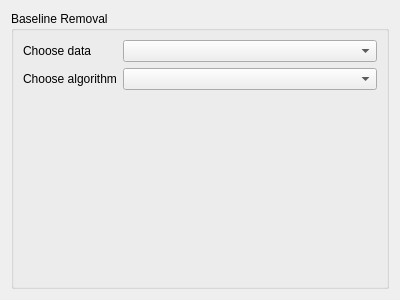
<?xml version="1.0" encoding="UTF-8"?>
<ui version="4.0">
 <class>Form</class>
 <widget class="QWidget" name="Form">
  <property name="geometry">
   <rect>
    <x>0</x>
    <y>0</y>
    <width>400</width>
    <height>300</height>
   </rect>
  </property>
  <property name="windowTitle">
   <string>Form</string>
  </property>
  <layout class="QVBoxLayout" name="verticalLayout">
   <item>
    <widget class="QGroupBox" name="formGroupBox">
     <property name="title">
      <string>Baseline Removal</string>
     </property>
     <layout class="QFormLayout" name="formLayout">
      <property name="fieldGrowthPolicy">
       <enum>QFormLayout::AllNonFixedFieldsGrow</enum>
      </property>
      <item row="0" column="0">
       <widget class="QLabel" name="chooseDataLabel">
        <property name="text">
         <string>Choose data</string>
        </property>
       </widget>
      </item>
      <item row="0" column="1">
       <widget class="QComboBox" name="chooseDataComboBox"/>
      </item>
      <item row="1" column="0">
       <widget class="QLabel" name="chooseAlgorithmLabel">
        <property name="text">
         <string>Choose algorithm</string>
        </property>
       </widget>
      </item>
      <item row="1" column="1">
       <widget class="QComboBox" name="chooseAlgorithmComboBox"/>
      </item>
     </layout>
    </widget>
   </item>
  </layout>
 </widget>
 <resources/>
 <connections/>
</ui>
